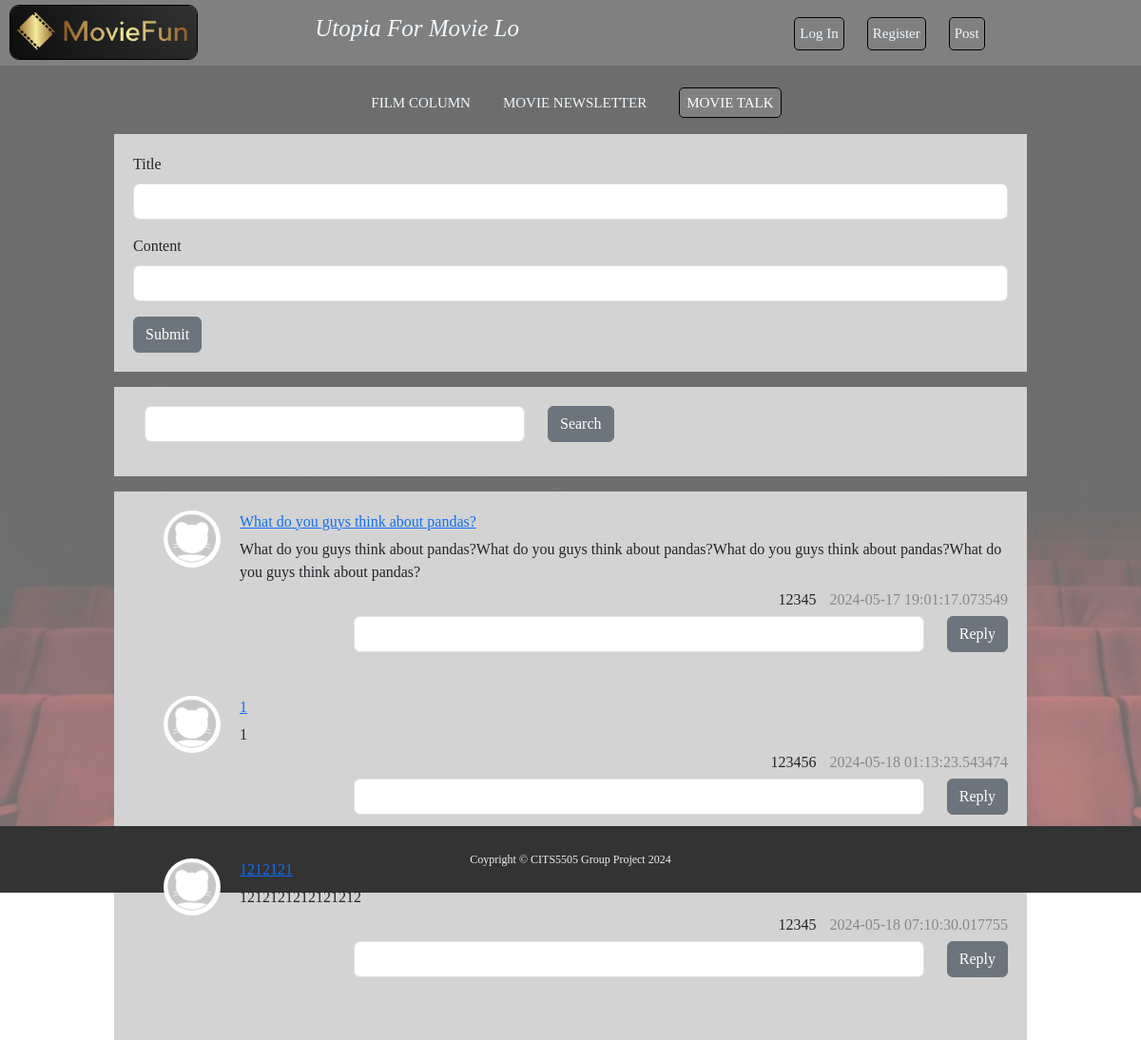
Before: /movieTalk with the older database file.
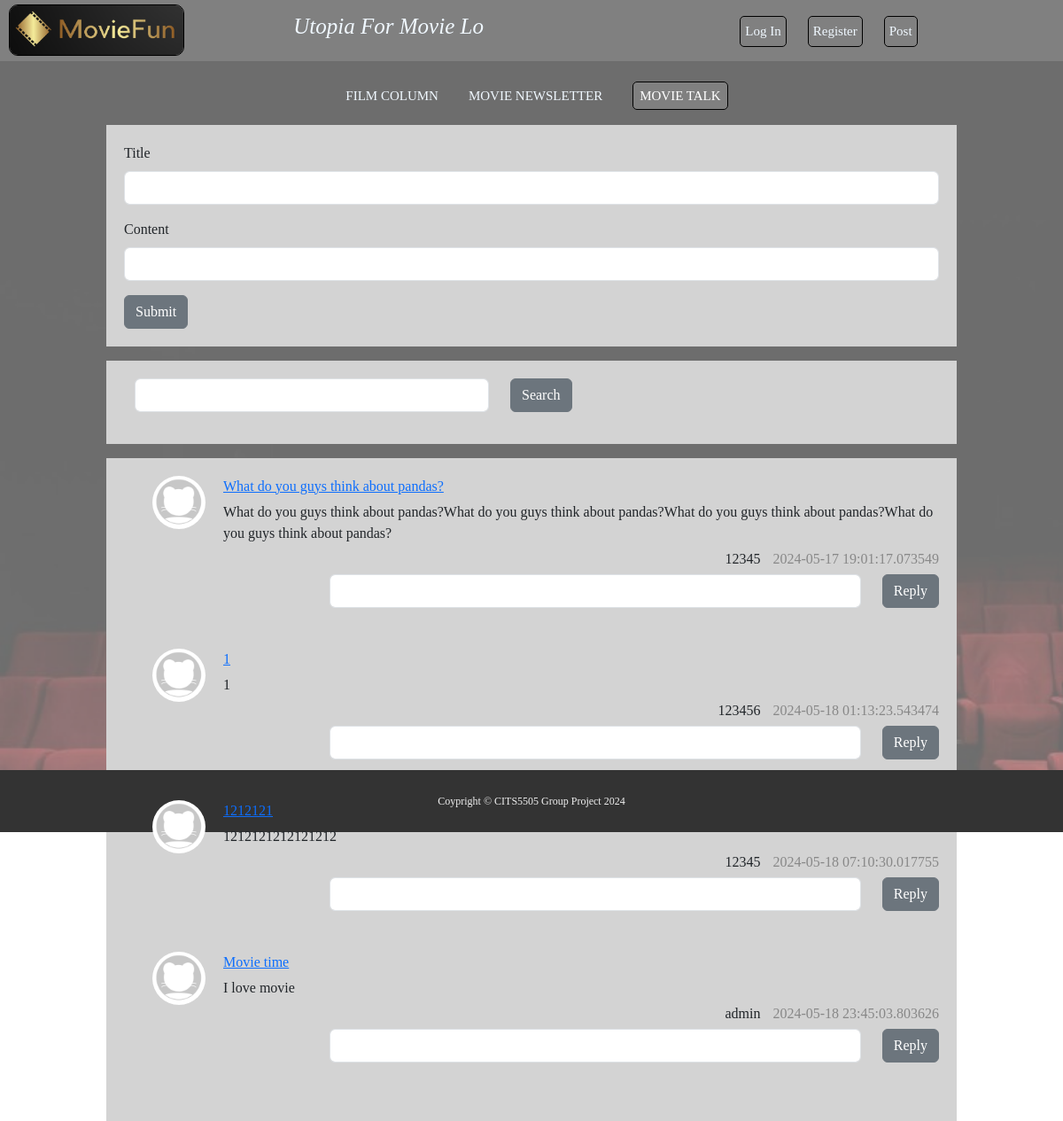
After: the same page with the newer database file.
### models.py (models this page shows)
class QuestionModel(db.Model):
    __tablename__ = "question"
    id = db.Column(db.Integer, primary_key=True, autoincrement=True)
    title = db.Column(db.String(100), nullable=False)
    content = db.Column(db.Text, nullable=False)
    create_time = db.Column(db.DateTime, default=datetime.now)
    author_id = db.Column(db.Integer, db.ForeignKey("user.id"))
    author = db.relationship(UserModel, backref="questions")

class UserModel(db.Model):
    __tablename__ = "user"
    id = db.Column(db.Integer, primary_key=True, autoincrement=True)
    username = db.Column(db.String(20), nullable=False)
    password = db.Column(db.String(25), nullable=False)
    email = db.Column(db.String(50), nullable=False, unique=True)

### app.py (the view)
@app.route('/movieTalk', methods=["GET", "POST"])
def movie_talk():
    if request.method == 'POST':
        data = request.form.to_dict()
        question = QuestionModel(title=data.get('title'), content=data.get('content'), author_id=g.user.id)
        db1.session.add(question)
        db1.session.commit()
    search = request.args.get('search', '')
    questions = QuestionModel.query.filter(
        (QuestionModel.title.ilike(f'%{search}%'))
    )
    return render_template('movieTalk.html', questions=questions)

### app.py (called while the page is built)
@app.before_request
def my_before_request():
    user_id = session.get("user_id")
    if user_id:
        user = UserModel.query.get(user_id)
        setattr(g, "user", user)
    else:
        setattr(g, "user", None)

@app.context_processor
def my_context_processor():
    return {"user": g.user}

### templates/movieTalk.html (shortened to what this page needs)
{% extends "base.html"%}
{% block head %}
<link rel="stylesheet" type="text/css" href="{{ url_for('static', filename='css/talk-styles.css') }}">
{% endblock %}
{% block body %}
<div class="homeBody">
  <div id="nav">
    <ul>
      <li><a class="navLink" href="filmColumn.html">FILM COLUMN</a></li>
      <li><a class="navLink" href="movieNews.html">MOVIE NEWSLETTER</a></li>
      <li><a class="navLink" href="{{ url_for('movie_talk') }}" id="selfPage">MOVIE TALK</a></li>
    </ul>
  </div>
  <form class="content" action="/movieTalk" method="post">
    <div class="mb-3">
      <label for="title" class="form-label">Title</label>
      <input type="text" class="form-control" id="title" name="title" aria-describedby="title">
    </div>
    <div class="mb-3">
      <label for="content" class="form-label">Content</label>
      <input type="text" class="form-control" id="content1" name="content">
    </div>
    <button type="submit" class="btn btn-secondary">Submit</button>
  </form>
  <form class="row content" method="get" action="/movieTalk">
    <div class="col-auto">
      <input type="text" class="form-control" id="search" name="search" placeholder="" style="width: 400px">
    </div>
    <div class="col-auto">
      <button type="submit" class="btn btn-secondary mb-3">Search</button>
    </div>
  </form>
  <div class="content">
    <ul class="post">
      {% for question in questions %}
      <li>
        <div class="side-post">
          <img class="avator" src="{{ url_for('static', filename='jpg/avatar.jpeg')}}" alt="">
        </div>
        <div class="question-main">
          <div><a href="{{ url_for('qa.qa_detail', qa_id=question.id)}}">{{ question.title }}</a></div>
          <div>{{ question.content }}</div>
          <div class="question-info">
            <span class="question-author">{{ question.author.username }}</span>
            <span class="question-time">{{ question.create_time }}</span>
          </div>
          <div style="display:flex;align-items: center">
            <form class="row" method="post" action="/reply" style="margin-left: auto">
              <div class="col-auto">
                <input type="text" class="form-control" id="content" name="content" placeholder=""
                  style="width: 600px">
              </div>
              <div class="col-auto">
                <button type="submit" class="btn btn-secondary mb-3">Reply</button>
              </div>
            </form>
          </div>
        </div>
      </li>
      {% endfor %}
    </ul>
  </div>
</div>
{% endblock %}

Changed rows visible on the page:
added QuestionModel: title "Movie time", content "I love movie", author.username "admin", create_time "2024-05-18 23:45:03.803626"
